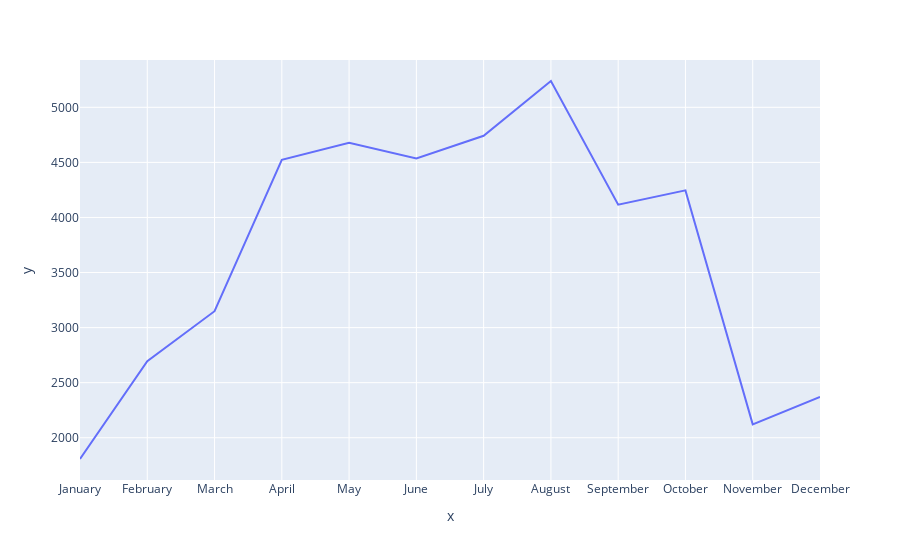

Notebook code cell kept with this figure:
### Markdown cell above
# Cancelations by month

### Code cell
#df_month=df.groupby('arrival_date_month').aggregate('sum').reset_index()

# Got the below values from the above groupby dataframe 

month = ['January', 'February', 'March', 'April', 'May', 'June', 'July',
         'August', 'September', 'October', 'November', 'December']

value=[1807,2696,3149,4524,4677,4535,4742,5239,4116,4246,2122,2371]

fig=px.line(x=month,y=value)
fig.show()

### Figure 1 — Plotly figure (JSON) as saved in the notebook; plotly's stock layout.template omitted (floating-point values rounded to 4 significant figures)
{"data": [{"hovertemplate": "x=%{x}<br>y=%{y}<extra></extra>", "legendgroup": "", "line": {"color": "#636efa", "dash": "solid"}, "mode": "lines", "name": "", "orientation": "v", "showlegend": false, "type": "scatter", "x": ["January", "February", "March", "April", "May", "June", "July", "August", "September", "October", "November", "December"], "xaxis": "x", "y": [1807, 2696, 3149, 4524, 4677, 4535, 4742, 5239, 4116, 4246, 2122, 2371], "yaxis": "y"}], "layout": {"legend": {"tracegroupgap": 0}, "margin": {"t": 60}, "xaxis": {"anchor": "y", "domain": [0, 1], "title": {"text": "x"}, "type": "category", "range": [0, 11], "autorange": true}, "yaxis": {"anchor": "x", "domain": [0, 1], "title": {"text": "y"}, "type": "linear", "range": [1616.0, 5430.0], "autorange": true}, "autosize": true}}
